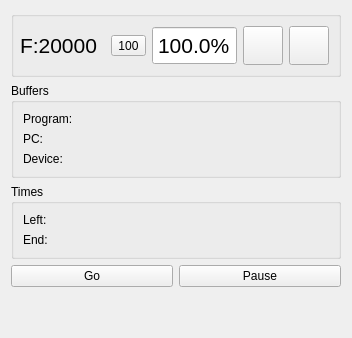
     <widget class="QWidget" name="page_2">
      <layout class="QGridLayout" name="gridLayout_20">
       <item row="4" column="1">
        <widget class="QPushButton" name="pushButtonPause">
         <property name="toolTip">
          <string>(space)</string>
         </property>
         <property name="text">
          <string>Pause</string>
         </property>
         <property name="shortcut">
          <string>Space</string>
         </property>
         <property name="checkable">
          <bool>false</bool>
         </property>
        </widget>
       </item>
       <item row="3" column="0" colspan="2">
        <widget class="QGroupBox" name="groupBox_10">
         <property name="title">
          <string>Times</string>
         </property>
         <layout class="QGridLayout" name="gridLayout_21">
          <item row="0" column="0">
           <widget class="WLLabel" name="labelTimeLeft">
            <property name="text">
             <string>Left:</string>
            </property>
           </widget>
          </item>
          <item row="1" column="0">
           <widget class="WLLabel" name="labelTimeEnd">
            <property name="text">
             <string>End:</string>
            </property>
           </widget>
          </item>
         </layout>
        </widget>
       </item>
       <item row="2" column="0" colspan="2">
        <widget class="QGroupBox" name="groupBox_7">
         <property name="title">
          <string>Buffers</string>
         </property>
         <layout class="QGridLayout" name="gridLayout_18">
          <item row="1" column="0">
           <widget class="WLLabel" name="labelBufPC">
            <property name="text">
             <string>PC:</string>
            </property>
           </widget>
          </item>
          <item row="2" column="0">
           <widget class="WLLabel" name="labelBufDev">
            <property name="text">
             <string>Device:</string>
            </property>
           </widget>
          </item>
          <item row="0" column="0">
           <widget class="WLLabel" name="labelProgram">
            <property name="text">
             <string>Program:</string>
            </property>
           </widget>
          </item>
         </layout>
        </widget>
       </item>
       <item row="4" column="0">
        <widget class="QPushButton" name="pushButtonGo">
         <property name="toolTip">
          <string/>
         </property>
         <property name="text">
          <string>Go</string>
         </property>
         <property name="checkable">
          <bool>false</bool>
         </property>
        </widget>
       </item>
       <item row="5" column="0">
        <spacer name="verticalSpacer_4">
         <property name="orientation">
          <enum>Qt::Vertical</enum>
         </property>
         <property name="sizeHint" stdset="0">
          <size>
           <width>20</width>
           <height>40</height>
          </size>
         </property>
        </spacer>
       </item>
       <item row="1" column="0" colspan="2">
        <widget class="QGroupBox" name="gbFcor">
         <property name="title">
          <string/>
         </property>
         <layout class="QGridLayout" name="gridLayout_11">
          <property name="leftMargin">
           <number>6</number>
          </property>
          <item row="0" column="0">
           <layout class="QGridLayout" name="gridLayout_39">
            <property name="sizeConstraint">
             <enum>QLayout::SetDefaultConstraint</enum>
            </property>
            <property name="leftMargin">
             <number>0</number>
            </property>
            <item row="3" column="3">
             <widget class="QDoubleSpinBox" name="sbFper">
              <property name="sizePolicy">
               <sizepolicy hsizetype="Preferred" vsizetype="Preferred">
                <horstretch>0</horstretch>
                <verstretch>0</verstretch>
               </sizepolicy>
              </property>
              <property name="font">
               <font>
                <pointsize>16</pointsize>
               </font>
              </property>
              <property name="alignment">
               <set>Qt::AlignCenter</set>
              </property>
              <property name="buttonSymbols">
               <enum>QAbstractSpinBox::NoButtons</enum>
              </property>
              <property name="prefix">
               <string/>
              </property>
              <property name="suffix">
               <string>%</string>
              </property>
              <property name="decimals">
               <number>1</number>
              </property>
              <property name="minimum">
               <double>0.100000000000000</double>
              </property>
              <property name="maximum">
               <double>300.000000000000000</double>
              </property>
              <property name="singleStep">
               <double>0.100000000000000</double>
              </property>
              <property name="value">
               <double>100.000000000000000</double>
              </property>
             </widget>
            </item>
            <item row="3" column="6">
             <widget class="QToolButton" name="pbPlusF">
              <property name="focusPolicy">
               <enum>Qt::NoFocus</enum>
              </property>
              <property name="text">
               <string/>
              </property>
              <property name="icon">
               <iconset resource="image.qrc">
                <normaloff>:/data/icons/plus2.png</normaloff>:/data/icons/plus2.png</iconset>
              </property>
              <property name="iconSize">
               <size>
                <width>32</width>
                <height>32</height>
               </size>
              </property>
              <property name="autoRepeat">
               <bool>true</bool>
              </property>
             </widget>
            </item>
            <item row="3" column="5">
             <widget class="QToolButton" name="pbMinusF">
              <property name="focusPolicy">
               <enum>Qt::NoFocus</enum>
              </property>
              <property name="text">
               <string/>
              </property>
              <property name="icon">
               <iconset resource="image.qrc">
                <normaloff>:/data/icons/minus1.png</normaloff>:/data/icons/minus1.png</iconset>
              </property>
              <property name="iconSize">
               <size>
                <width>32</width>
                <height>32</height>
               </size>
              </property>
              <property name="shortcut">
               <string/>
              </property>
              <property name="autoRepeat">
               <bool>true</bool>
              </property>
             </widget>
            </item>
            <item row="3" column="2">
             <widget class="QToolButton" name="pbF100">
              <property name="focusPolicy">
               <enum>Qt::NoFocus</enum>
              </property>
              <property name="text">
               <string>100</string>
              </property>
              <property name="icon">
               <iconset resource="image.qrc">
                <normaloff>:/data/icons/100.png</normaloff>:/data/icons/100.png</iconset>
              </property>
              <property name="iconSize">
               <size>
                <width>32</width>
                <height>32</height>
               </size>
              </property>
              <property name="shortcut">
               <string/>
              </property>
             </widget>
            </item>
            <item row="3" column="1">
             <widget class="WLLabel" name="labelF">
              <property name="sizePolicy">
               <sizepolicy hsizetype="Fixed" vsizetype="Fixed">
                <horstretch>0</horstretch>
                <verstretch>0</verstretch>
               </sizepolicy>
              </property>
              <property name="minimumSize">
               <size>
                <width>85</width>
                <height>0</height>
               </size>
              </property>
              <property name="maximumSize">
               <size>
                <width>85</width>
                <height>16777215</height>
               </size>
              </property>
              <property name="font">
               <font>
                <pointsize>16</pointsize>
               </font>
              </property>
              <property name="text">
               <string>F:20000</string>
              </property>
              <property name="scaledContents">
               <bool>false</bool>
              </property>
              <property name="wordWrap">
               <bool>false</bool>
              </property>
             </widget>
            </item>
           </layout>
          </item>
         </layout>
        </widget>
       </item>
      </layout>
      <zorder>groupBox_7</zorder>
      <zorder>pushButtonGo</zorder>
      <zorder>pushButtonPause</zorder>
      <zorder>verticalSpacer_4</zorder>
      <zorder>groupBox_10</zorder>
      <zorder>gbFcor</zorder>
     </widget>
